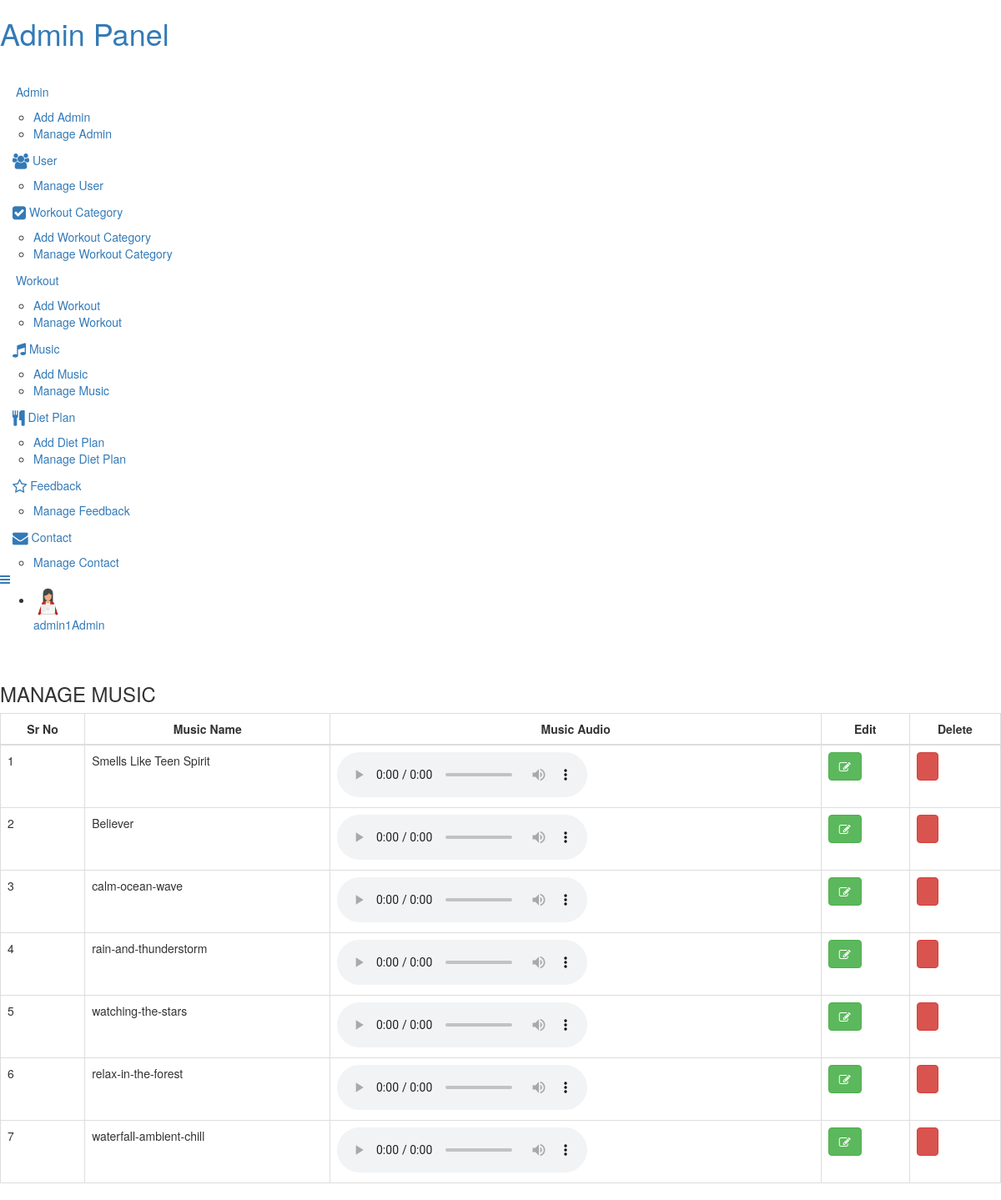
Page /admin/manage_music.php (signed in) on the committed database.
### tables this page shows
CREATE TABLE `tbl_music` (
  `m_id` int(11) NOT NULL,
  `m_name` varchar(55) NOT NULL,
  `m_audio` varchar(55) DEFAULT NULL,
  `m_status` varchar(5) DEFAULT NULL
);

### admin/manage_music.php (the view, shortened to what this page needs)
<?php
	include "header1.php";
?>
	<div id="page-wrapper">
		<div class="graphs">
			<h3 class="blank1">MANAGE MUSIC</h3>
				<div class="xs tabls">
					<div class="bs-example4" data-example-id="contextual-table">
						<div class="table-responsive">
							<table class="table table-bordered">
								<thead>
									<tr>
										<th><center>Sr No</center></th>
                                        <th><center>Music Name</center></th>
                                        <th><center>Music Audio</center></th>
                                        <th><center>Edit</center></th>
                                        <th><center>Delete</center></th>
									</tr>
								</thead>
							<tbody>
							<?php
                                $seq=1;
								$qry1="SELECT * FROM tbl_music WHERE m_status='1'";
								$run1=mysqli_query($con,$qry1);
								while($result1=mysqli_fetch_array($run1))
								{
							?>
                            <tr>
								<td><?php echo $seq; ?></td>
								<td><?php echo $result1['m_name']; ?></td>
								<td>
									<audio controls="controls" src="music\<?php echo $result1['m_audio'] ?>" >
									<source src="<?php echo $result1['m_audio'] ?>" type="audio/mp3">
									</audio>
								</td>
								<td><a href="edit_music.php?id=<?php echo $result1['m_id'];?>" class="btn btn-success btn-circle btn"><i class="fa fa-edit"></i></a></td>
								<td><a href="?del=<?php echo $result1['m_id'];?>" onclick="return confirm(' Sure to Delete..?');" class="btn btn-danger btn-circle btn"><i class="fa fa-trash"></i></a></td>
                            </tr>
                            <?php
                                $seq++;
								}
                            ?>
						</tbody>
					</table>
				</div>
			</div>
		</div>
	</div>
<?php
	include "footer1.php";
?>

### admin/header1.php (shortened to what this page needs)
<?php
include "connection.php";
    if(!isset($_SESSION['log']))
    {
        header("location:../user/login.php");
    }
    else
    {
        $log = $_SESSION['log'];
        $qry1="SELECT * FROM tbl_login WHERE l_email='$log'";
        $run1=mysqli_query($con,$qry1);
        $result1=mysqli_fetch_array($run1);
        $img=$result1['l_img'];
        $name=$result1['l_name'];
    }
?>
<!DOCTYPE HTML>
<html>
<head>
<link rel="stylesheet" href="https://cdnjs.cloudflare.com/ajax/libs/font-awesome/4.7.0/css/font-awesome.min.css">
<link href="css/bootstrap.min.css" rel='stylesheet' type='text/css' />
<link href="css/style.css" rel='stylesheet' type='text/css' />
<link href="css/font-awesome.css" rel="stylesheet">
<link rel="stylesheet" href="css/icon-font.min.css" type='text/css' />
<link href="css/animate.css" rel="stylesheet" type="text/css" media="all">
</head>
 <body class="sticky-header left-side-collapsed"  onload="initMap()">
    <section>
		<div class="left-side sticky-left-side">
			<div class="logo">
				<h1><a href="index.php">Admin <span>Panel</span></a></h1>
			</div>
			<div class="logo-icon text-center">
				<a href="index.php"><i class="lnr lnr-home"></i> </a>
			</div>
			<div class="left-side-inner">
					<ul class="nav nav-pills nav-stacked custom-nav">
						<li class="menu-list">
							<a href="#"><i class="fa fa-user-o fa-lg" aria-hidden="true"></i>
								<span>Admin</span></a>
								<ul class="sub-menu-list">
									<li><a href="add_admin.php">Add Admin</a> </li>
									<li><a href="manage_admin.php">Manage Admin</a></li>
								</ul>
						</li>
						<li class="menu-list">
							<a href="#"><i class="fa fa-users fa-lg" aria-hidden="true"></i>
								<span>User</span></a>
								<ul class="sub-menu-list">
									<li><a href="manage_user.php">Manage User</a></li>
								</ul>
						</li>
						<li class="menu-list">
							<a href="#"><i class="fa fa-check-square fa-lg" aria-hidden="true"></i>
								<span>Workout Category</span></a>
								<ul class="sub-menu-list">
									<li><a href="add_cat.php">Add Workout Category</a> </li>
									<li><a href="manage_cat.php">Manage Workout Category</a></li>
								</ul>
						</li>
						<li class="menu-list">
							<a href="#"><i class="fa fa-area-chart fa-lg" aria-hidden="true"></i>
								<span>Workout</span></a>
								<ul class="sub-menu-list">
									<li><a href="add_workout.php">Add Workout</a> </li>
									<li><a href="manage_workout.php">Manage Workout</a></li>
								</ul>
						</li>
						<li class="menu-list">
							<a href="#"><i class="fa fa-music fa-lg" aria-hidden="true"></i>
								<span>Music</span></a>
								<ul class="sub-menu-list">
									<li><a href="add_music.php">Add Music</a> </li>
									<li><a href="manage_music.php">Manage Music</a></li>
								</ul>
						</li>
						<li class="menu-list">
							<a href="#"><i class="fa fa-cutlery fa-lg" aria-hidden="true"></i>
								<span>Diet Plan</span></a>
								<ul class="sub-menu-list">
									<li><a href="add_diet.php">Add Diet Plan</a> </li>
									<li><a href="manage_diet.php">Manage Diet Plan</a></li>
								</ul>
						</li>
						<li class="menu-list">
							<a href="#"><i class="fa fa-star-o fa-lg" aria-hidden="true"></i>
								<span>Feedback</span></a>
								<ul class="sub-menu-list">
									<li><a href="feedback.php">Manage Feedback</a> </li>
								</ul>
						</li>
						<li class="menu-list">
							<a href="#"><i class="fa fa-envelope fa-lg" aria-hidden="true"></i>
								<span>Contact</span></a>
								<ul class="sub-menu-list">
									<li><a href="contact.php">Manage Contact</a> </li>
								</ul>
						</li>
					</ul>
			</div>
		</div>
		<div class="main-content">
			<div class="header-section">
			<a class="toggle-btn  menu-collapsed"><i class="fa fa-bars"></i></a>
			<div class="menu-right">
				<div class="user-panel-top">
					<div class="profile_details">
						<ul>
							<li class="dropdown profile_details_drop">
								<a href="#" class="dropdown-toggle" data-toggle="dropdown" aria-expanded="false">
									<div class="profile_img">
										<img src="<?php echo $img; ?>" height="35px" width="35px">
										 <div class="user-name">
											<p><?php echo $name; ?><span>Admin</span></p>
										 </div>
										 <i class="lnr lnr-chevron-down"></i>
										 <i class="lnr lnr-chevron-up"></i>
									</div>
								</a>
							</li>
						</ul>
					</div>
				</div>
			  </div>
			</div>

### rows in the picture
tbl_music: m_name "Smells Like Teen Spirit"
tbl_music: m_name "Believer"
tbl_music: m_name "calm-ocean-wave"
tbl_music: m_name "rain-and-thunderstorm"
tbl_music: m_name "watching-the-stars"
tbl_music: m_name "relax-in-the-forest"
tbl_music: m_name "waterfall-ambient-chill"

### other values in the picture
$name "admin1"
